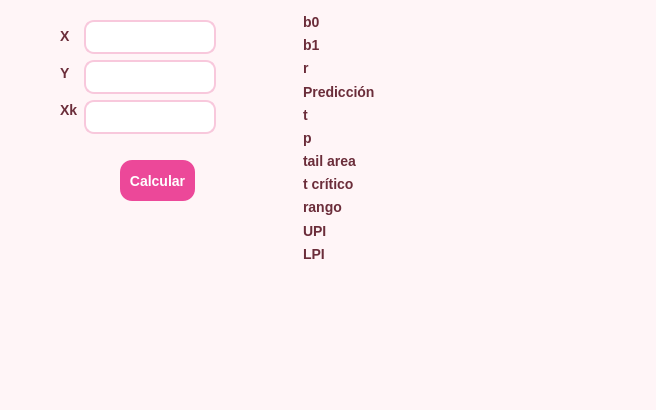
<?xml version="1.0" encoding="UTF-8"?>
<ui version="4.0">
 <class>Ejercicio4</class>
 <widget class="QDialog" name="Ejercicio4">
  <property name="geometry">
   <rect>
    <x>0</x>
    <y>0</y>
    <width>656</width>
    <height>410</height>
   </rect>
  </property>
  <property name="windowTitle">
   <string>Ejercicio 4</string>
  </property>
  <property name="styleSheet">
   <string notr="true">QDialog {
    background-color: #fff5f7;
    font-family: &quot;Segoe UI&quot;, Arial, sans-serif;
}

/* Etiquetas */
QLabel {
    color: #6b2d3a;
    font-size: 14px;
    font-weight: 500;
}

/* Campos de texto */
QLineEdit {
    background-color: #ffffff;
    border: 2px solid #f8c8dc;
    border-radius: 10px;
    padding: 6px 10px;
    font-size: 14px;
    color: #4a1f2b;
}

QLineEdit:focus {
    border: 2px solid #ec4899;
    background-color: #fff0f5;
}

/* Botón */
QPushButton {
    background-color: #ec4899;
    color: white;
    border-radius: 12px;
    padding: 8px;
    font-size: 14px;
    font-weight: bold;
}

QPushButton:hover {
    background-color: #db2777;
}

QPushButton:pressed {
    background-color: #be185d;
}

/* Resultado (label especial) */
#labelResultado {
    font-size: 16px;
    font-weight: bold;
    color: #be185d;
}</string>
  </property>
  <widget class="QPushButton" name="btnCalcular">
   <property name="geometry">
    <rect>
     <x>120</x>
     <y>160</y>
     <width>75</width>
     <height>41</height>
    </rect>
   </property>
   <property name="text">
    <string>Calcular</string>
   </property>
  </widget>
  <widget class="QWidget" name="layoutWidget">
   <property name="geometry">
    <rect>
     <x>60</x>
     <y>20</y>
     <width>156</width>
     <height>121</height>
    </rect>
   </property>
   <layout class="QFormLayout" name="formLayout_2">
    <item row="0" column="0">
     <layout class="QVBoxLayout" name="verticalLayout_2">
      <item>
       <widget class="QLabel" name="labelX">
        <property name="text">
         <string>X</string>
        </property>
       </widget>
      </item>
      <item>
       <widget class="QLabel" name="labelY">
        <property name="text">
         <string>Y</string>
        </property>
       </widget>
      </item>
      <item>
       <widget class="QLabel" name="labelXk">
        <property name="text">
         <string>Xk</string>
        </property>
       </widget>
      </item>
     </layout>
    </item>
    <item row="0" column="1">
     <layout class="QVBoxLayout" name="verticalLayout_3">
      <item>
       <widget class="QLineEdit" name="inputX"/>
      </item>
      <item>
       <widget class="QLineEdit" name="inputY"/>
      </item>
      <item>
       <widget class="QLineEdit" name="inputXk"/>
      </item>
     </layout>
    </item>
   </layout>
  </widget>
  <widget class="QWidget" name="layoutWidget">
   <property name="geometry">
    <rect>
     <x>303</x>
     <y>13</y>
     <width>201</width>
     <height>249</height>
    </rect>
   </property>
   <layout class="QVBoxLayout" name="verticalLayout">
    <item>
     <widget class="QLabel" name="lblB0">
      <property name="text">
       <string>b0</string>
      </property>
     </widget>
    </item>
    <item>
     <widget class="QLabel" name="lblB1">
      <property name="text">
       <string>b1</string>
      </property>
     </widget>
    </item>
    <item>
     <widget class="QLabel" name="lblR">
      <property name="text">
       <string>r</string>
      </property>
     </widget>
    </item>
    <item>
     <widget class="QLabel" name="lblYk">
      <property name="text">
       <string>Predicción</string>
      </property>
     </widget>
    </item>
    <item>
     <widget class="QLabel" name="lblT">
      <property name="text">
       <string>t</string>
      </property>
     </widget>
    </item>
    <item>
     <widget class="QLabel" name="lblP">
      <property name="text">
       <string>p</string>
      </property>
     </widget>
    </item>
    <item>
     <widget class="QLabel" name="lblTail">
      <property name="text">
       <string>tail area</string>
      </property>
     </widget>
    </item>
    <item>
     <widget class="QLabel" name="lblTCritico">
      <property name="text">
       <string>t crítico</string>
      </property>
     </widget>
    </item>
    <item>
     <widget class="QLabel" name="lblRango">
      <property name="text">
       <string>rango</string>
      </property>
     </widget>
    </item>
    <item>
     <widget class="QLabel" name="lblUPI">
      <property name="text">
       <string>UPI</string>
      </property>
     </widget>
    </item>
    <item>
     <widget class="QLabel" name="lblLPI">
      <property name="text">
       <string>LPI</string>
      </property>
     </widget>
    </item>
   </layout>
  </widget>
 </widget>
 <resources/>
 <connections/>
</ui>
